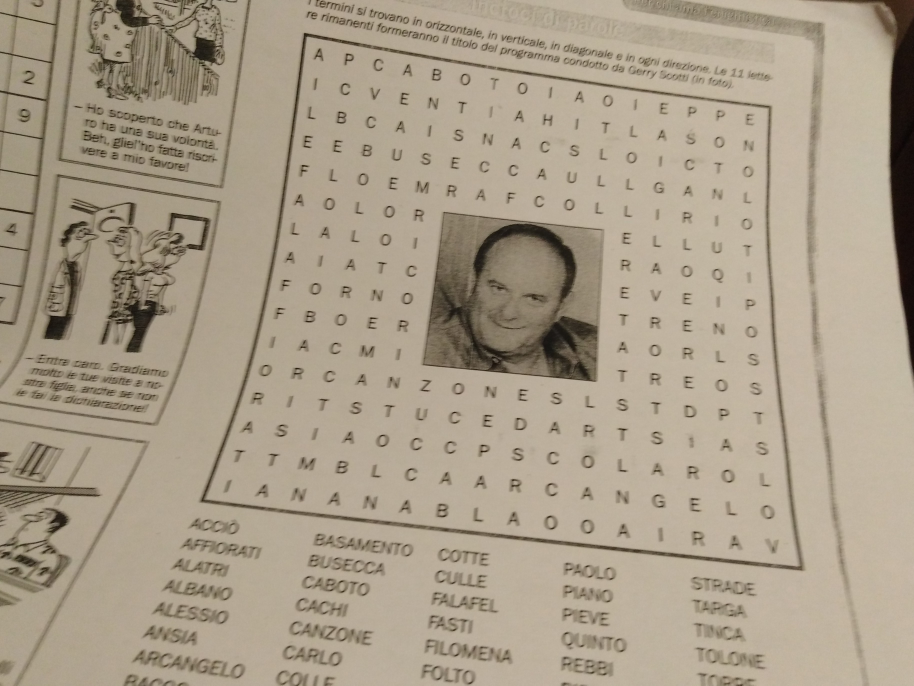
#> input picture Sample pictures/10 - Copy.jpg, 3655 x 2741 px (shown at 1/4 size)
$ python ocr.py
#> lines starting #> are read from the running program, lines starting #| are printed output that depends on the picture
### Program/Squares.py
import cv2
import numpy as np
import matplotlib.pyplot as plot
from Libraries import frameLibrary as frameLib


# [9 lines left out: function printPicture, not called in this run]


# 1 IMPORT
img_BGR = cv2.imread("../Sample pictures/10 - Copy.jpg")
#> img_BGR is the input picture: shape (2741, 3655, 3); mean B, G, R 137.7, 157, 169.4


# 2 COLORS
img_RGB = cv2.cvtColor(img_BGR, cv2.COLOR_BGR2RGB)
img_BW = cv2.cvtColor(img_BGR, cv2.COLOR_BGR2GRAY)
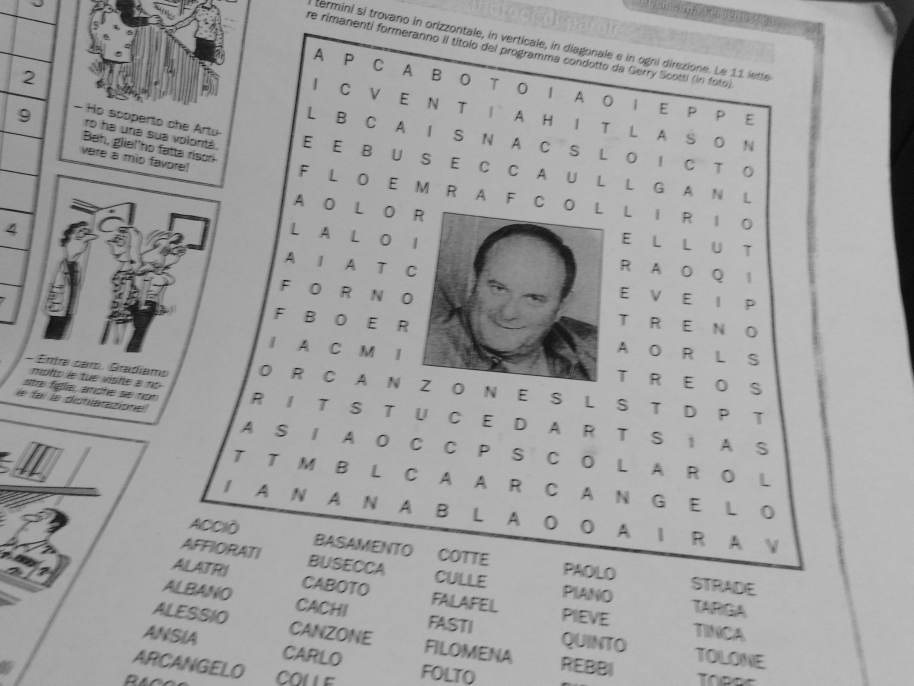
#> img_BW: shape (2741, 3655) (shown at 1/4 size); min 3, max 193, mean 158.6


# 3 VERTEXES
# questa è la posizione dei 4 vertici del quadrilatero originale
#> (the run stopped early here; a loop or call above may not have finished)

$ run again, on Sample pictures/1.jpg
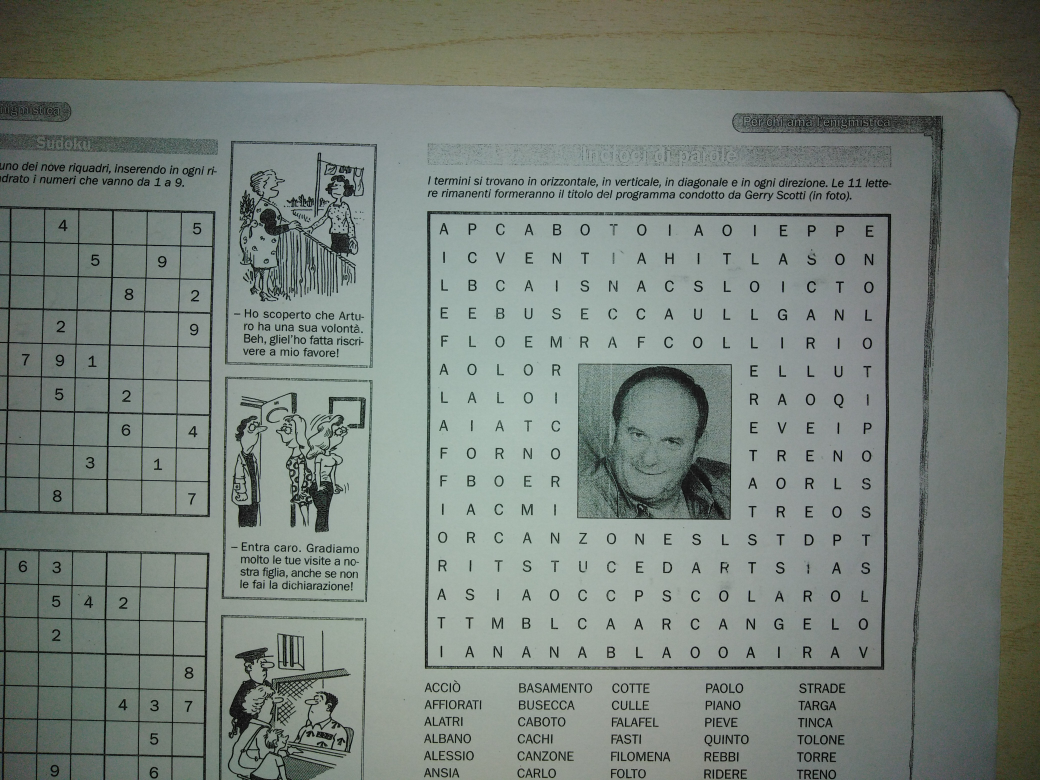
#> input picture Sample pictures/1.jpg, 4160 x 3120 px, given in place of 10 - Copy.jpg, which was not available (shown at 1/4 size)
#> img_BGR is the input picture: shape (3120, 4160, 3); mean B, G, R 120.6, 128.4, 119.4
#> `img_BW = cv2.cvtColor(img_BGR, cv2.COLOR_BGR2GRAY)`:
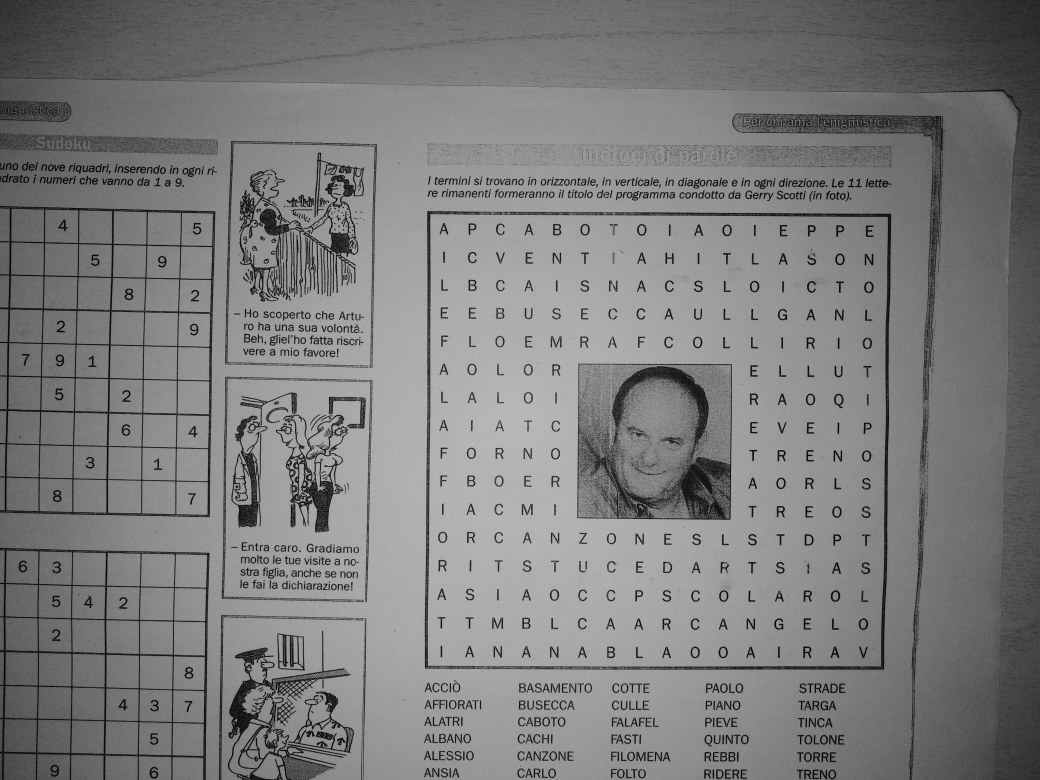
#> img_BW: shape (3120, 4160) (shown at 1/4 size); min 0, max 204, mean 124.8

$ run again, on Sample pictures/10.jpg
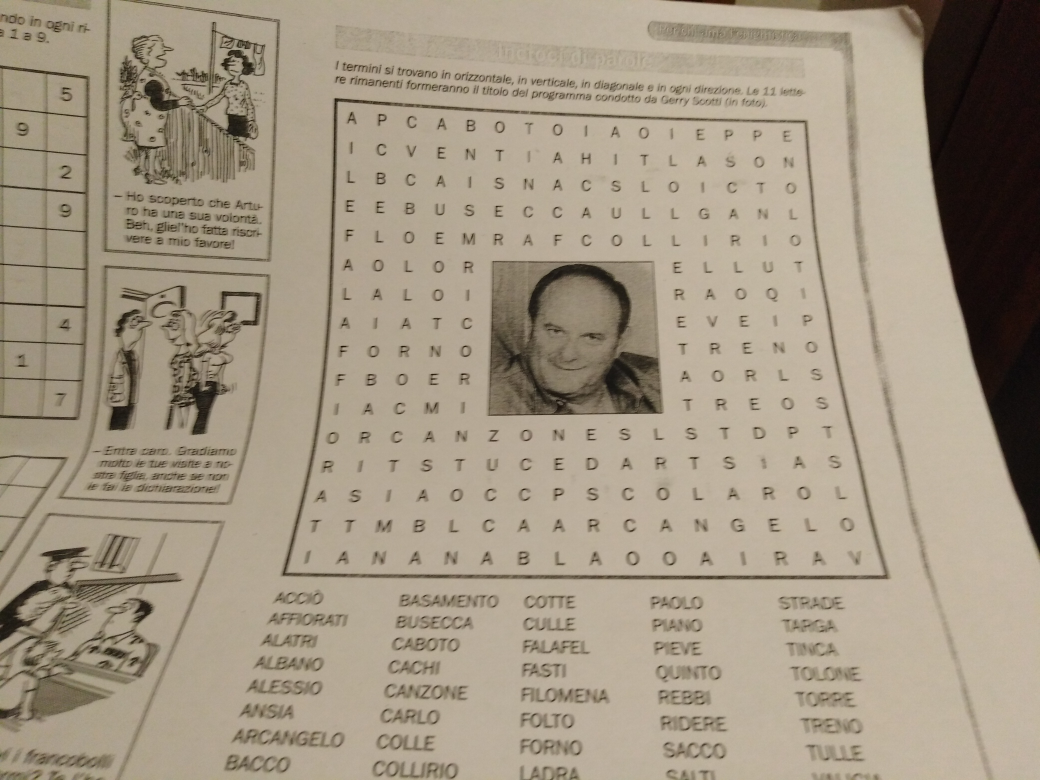
#> input picture Sample pictures/10.jpg, 4160 x 3120 px, given in place of 10 - Copy.jpg, which was not available (shown at 1/4 size)
#> img_BGR is the input picture: shape (3120, 4160, 3); mean B, G, R 131.3, 150.1, 162.2
#> `img_BW = cv2.cvtColor(img_BGR, cv2.COLOR_BGR2GRAY)`:
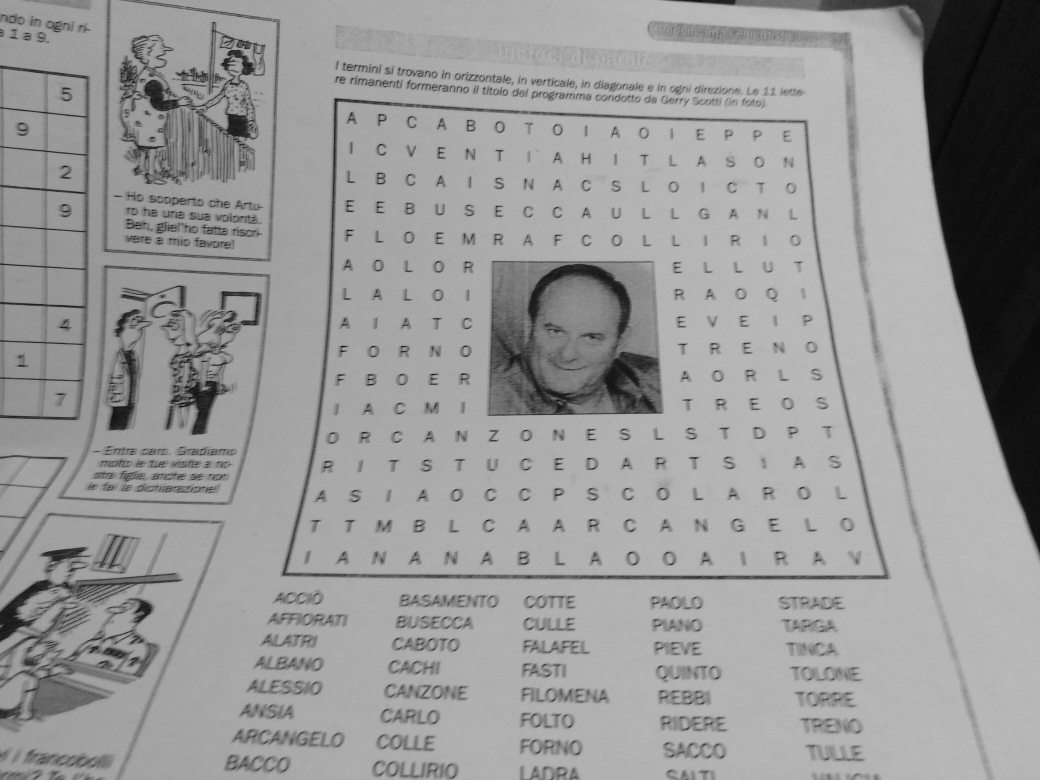
#> img_BW: shape (3120, 4160) (shown at 1/4 size); min 1, max 195, mean 151.6
